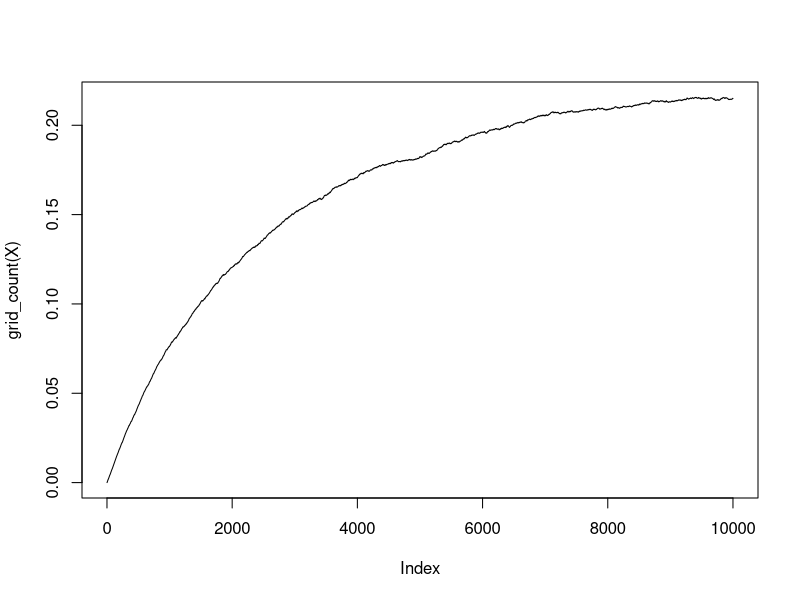

This chart was generated by the following R code: (Note: a time limit stopped this script after it produced the figure.)
## ---- chunk 1
# The function below is an implementation of Metropolis-Hasting algorithm for hard-core model on a 100×100 
# grid, where the value of each grid is either 0 or 1. Among all the possible configurations, we want to 
# sample from configurations that do not violate the hard-core restriction (no neighboring 1’s)

MH_X <- function(Xt){
    i <- sample(100,1)
    j <- sample(100,1)
    w.prop <- Xt
    # Randomly flip one grid
    w.prop[i,j] <- !w.prop[i,j]
    pass <- hard_core_check(w.prop)
    if (runif(1) < min(1, ifelse(pass, 1, 0))){
      Xt.next <- w.prop
    }else{
      Xt.next <- Xt
    }
    return(Xt.next)
}

hard_core_check <- function(w.prop){
    w.pad <- matrix(data = rep(0, 102*102),
                    nrow = 102,
                    ncol = 102)
    w.pad[2:101, 2:101] <- w.prop
    for (i in 2:101){
      for (j in 2:101){
        if (any(w.pad[i,j] + w.pad[i-1,j] > 1,
                w.pad[i,j] + w.pad[i+1,j] > 1, 
                w.pad[i,j] + w.pad[i,j-1] > 1, 
                w.pad[i,j] + w.pad[i,j+1] > 1))
        {
          return (FALSE)
          break 
        }
      }
    }
    return(TRUE)
}

Nsim <- 10000
X = list(Nsim)
w0 <- matrix(data = rep(0, 100*100),
              nrow = 100,
              ncol = 100)
X[[1]] <- w0
for (t in 2:Nsim){
  X[[t]] <- MH_X(X[[t-1]])
}

grid_count <- function(X){
  fx <- numeric()
  for (i in 1:length(X)){
    fx[i] <- sum(X[[i]])/100^2
  }
  return(fx)
}

plot(grid_count(X), type = "l")
## ---- chunk 2
hard_core_sim_X <- function(Nsim){
  X = list(Nsim)
  w0 <- matrix(data = rep(0, 100*100),
                nrow = 100,
                ncol = 100)
  X[[1]] <- w0
  for (t in 2:Nsim){
    X[[t]] <- MH_X(X[[t-1]])
  }
  return(X[[Nsim]])
}
## ---- chunk 3
Nsim <- 5000
Nsample <- 100
h_X = list(Nsample)
for (k in 1:Nsample){
  h_X[[k]] <- hard_core_sim_X(Nsim)
}
## ---- chunk 4
par(pty="s")
image(h_X[[2]])
## ---- chunk 5
fx <- grid_count(h_X)
hist(fx/100^2, 
     xlim = c(0,0.5/100^2))
## ---- chunk 6

MH_Y <- function(Yt){
    i <- sample(100,1)
    j <- sample(100,1)
    w.prop <- Yt
    w.prop[i,j] <- !w.prop[i,j]
    if (runif(1) < sum(w.prop)^2 / (sum(Yt)^2 + sum(w.prop)^2)){
      Yt.next <- w.prop
    }else{
      Yt.next <- Yt
    }
    return(Yt.next)
}

hard_core_sim_Y <- function(Nsim){
  Y = list(Nsim)
  w0 <- matrix(data = rep(0, 100*100),
                nrow = 100,
                ncol = 100)
  Y[[1]] <- w0
  for (t in 2:Nsim){
    Y[[t]] <- MH_Y(Y[[t-1]])
  }
  return(Y[[Nsim]])
}

Nsim <- 5000
Nsample <- 100
h_Y = list(Nsample)
for (k in 1:Nsample){
  h_Y[[k]] <- hard_core_sim_Y(Nsim)
}
## ---- chunk 7
par(pty="s")
image(h_Y[[2]])
## ---- chunk 8
fy <- grid_count(h_Y)
hist(fy/100^2, 
     xlim = c(0,0.5/100^2))
## ---- chunk 9
library(dplyr, quietly = TRUE)
draw <- function(X, v){
  dice <- runif(1)
  return(
          case_when(dice < v[1] ~ X[1],
                    ((dice >= v[1]) & (dice < v[1]+v[2])) ~ X[2],
                    TRUE ~ X[3])
         )
}
## ---- chunk 10
X <- c(1,2,3)
v <- c(1/2, 1/3, 1/6)
draw(X,v)
## ---- chunk 11
p.prop <- c(.99, .009,.001)
M <- matrix(rep(p.prop,3), nrow =3 ,byrow = T) # transition matrix 
M
## ---- chunk 12
MH_small <- function(x, v, p.prop){
    x.prop <- draw(X, p.prop)
    if (runif(1) < min(1, v[x.prop]*M[x.prop, x]/(v[x]*M[x,x.prop]))){
      x.next <- x.prop
    }else{
      x.next <- x
    }
    return(x.next)
}

small_sim <- function(v,Nsim){
  Xs = numeric(Nsim)
  Xs[1]<- draw(X,v)
  for (t in 2:Nsim){
    Xs[t] <- MH_small(Xs[t-1], v, p.prop)
  }
  return(Xs)
}

Nsim <- 500
Nsample <- 600
Xsample <- list(Nsample)
for (i in 1:Nsample){
  Xsample[[i]] <- small_sim(v,Nsim)
}

## ---- chunk 13
library(ggplot2)
library(reshape2)
sample.df <- data.frame(matrix(unlist(Xsample), 
                               nrow = Nsample, 
                               byrow = TRUE))
sample.m <- melt(sample.df[,c(50, 100, 200,500)])
ggplot(sample.m, aes(x=factor(value), 
                     group = factor(variable))) + 
  geom_bar(aes( fill = factor(variable)), 
                 alpha=0.5,
                 position = position_dodge(width = 0.9)) + 
  ggtitle("Sample Distribution Cut at Various Time Steps") 
